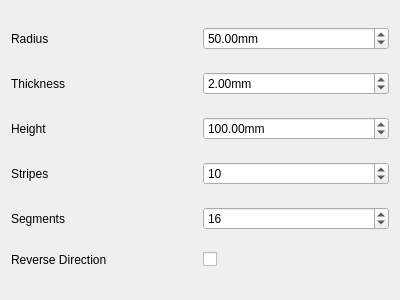
<?xml version="1.0" encoding="UTF-8"?>
<ui version="4.0">
 <class>Dialog</class>
 <widget class="QDialog" name="Dialog">
  <property name="geometry">
   <rect>
    <x>0</x>
    <y>0</y>
    <width>400</width>
    <height>300</height>
   </rect>
  </property>
  <property name="windowTitle">
   <string>Dialog</string>
  </property>
  <layout class="QGridLayout" name="gridLayout">
   <item row="1" column="0">
    <widget class="QLabel" name="label_5">
     <property name="text">
      <string>Thickness</string>
     </property>
    </widget>
   </item>
   <item row="4" column="1">
    <widget class="QSpinBox" name="segments">
     <property name="value">
      <number>16</number>
     </property>
    </widget>
   </item>
   <item row="1" column="1">
    <widget class="QDoubleSpinBox" name="thickness">
     <property name="suffix">
      <string>mm</string>
     </property>
     <property name="value">
      <double>2.000000000000000</double>
     </property>
    </widget>
   </item>
   <item row="2" column="1">
    <widget class="QDoubleSpinBox" name="cylheight">
     <property name="suffix">
      <string>mm</string>
     </property>
     <property name="decimals">
      <number>2</number>
     </property>
     <property name="maximum">
      <double>9999999</double>
     </property>
     <property name="value">
      <double>100.000000000000000</double>
     </property>
    </widget>
   </item>
   <item row="4" column="0">
    <widget class="QLabel" name="label_3">
     <property name="text">
      <string>Segments</string>
     </property>
    </widget>
   </item>
   <item row="5" column="1">
    <widget class="QCheckBox" name="reverse">
     <property name="text">
      <string/>
     </property>
    </widget>
   </item>
   <item row="2" column="0">
    <widget class="QLabel" name="label_2">
     <property name="text">
      <string>Height</string>
     </property>
    </widget>
   </item>
   <item row="0" column="1">
    <widget class="QDoubleSpinBox" name="radius">
     <property name="suffix">
      <string>mm</string>
     </property>
     <property name="value">
      <double>50.000000000000000</double>
     </property>
    </widget>
   </item>
   <item row="5" column="0">
    <widget class="QLabel" name="label_4">
     <property name="text">
      <string>Reverse Direction</string>
     </property>
    </widget>
   </item>
   <item row="0" column="0">
    <widget class="QLabel" name="label">
     <property name="text">
      <string>Radius</string>
     </property>
    </widget>
   </item>
   <item row="3" column="1">
    <widget class="QSpinBox" name="stripes">
     <property name="value">
      <number>10</number>
     </property>
    </widget>
   </item>
   <item row="3" column="0">
    <widget class="QLabel" name="label_6">
     <property name="text">
      <string>Stripes</string>
     </property>
    </widget>
   </item>
  </layout>
 </widget>
 <resources/>
 <connections/>
</ui>
